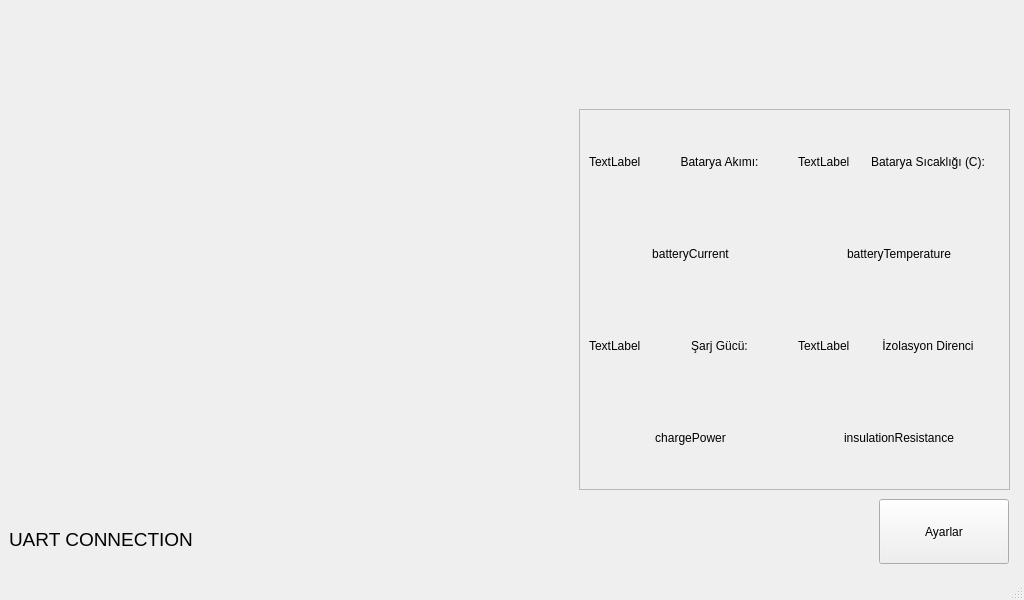
<?xml version="1.0" encoding="UTF-8"?>
<ui version="4.0">
 <class>MainWindow</class>
 <widget class="QMainWindow" name="MainWindow">
  <property name="geometry">
   <rect>
    <x>0</x>
    <y>0</y>
    <width>1024</width>
    <height>600</height>
   </rect>
  </property>
  <property name="minimumSize">
   <size>
    <width>1024</width>
    <height>600</height>
   </size>
  </property>
  <property name="maximumSize">
   <size>
    <width>1024</width>
    <height>600</height>
   </size>
  </property>
  <property name="windowTitle">
   <string>MainWindow</string>
  </property>
  <widget class="QWidget" name="centralwidget">
   <layout class="QGridLayout" name="gridLayout">
    <item row="0" column="0">
     <widget class="QStackedWidget" name="stackedWidget">
      <property name="currentIndex">
       <number>0</number>
      </property>
      <widget class="QWidget" name="mainPage">
       <widget class="QWidget" name="speedGaugeContainer" native="true">
        <property name="geometry">
         <rect>
          <x>10</x>
          <y>100</y>
          <width>421</width>
          <height>381</height>
         </rect>
        </property>
        <property name="sizePolicy">
         <sizepolicy hsizetype="Expanding" vsizetype="Expanding">
          <horstretch>0</horstretch>
          <verstretch>0</verstretch>
         </sizepolicy>
        </property>
        <property name="minimumSize">
         <size>
          <width>0</width>
          <height>0</height>
         </size>
        </property>
        <property name="maximumSize">
         <size>
          <width>500</width>
          <height>500</height>
         </size>
        </property>
       </widget>
       <widget class="QWidget" name="fuelContainer" native="true">
        <property name="geometry">
         <rect>
          <x>450</x>
          <y>260</y>
          <width>100</width>
          <height>220</height>
         </rect>
        </property>
       </widget>
       <widget class="QWidget" name="shifterContainer" native="true">
        <property name="geometry">
         <rect>
          <x>450</x>
          <y>140</y>
          <width>100</width>
          <height>100</height>
         </rect>
        </property>
       </widget>
       <widget class="QPushButton" name="settingsButton">
        <property name="geometry">
         <rect>
          <x>870</x>
          <y>490</y>
          <width>130</width>
          <height>65</height>
         </rect>
        </property>
        <property name="sizePolicy">
         <sizepolicy hsizetype="Maximum" vsizetype="Minimum">
          <horstretch>0</horstretch>
          <verstretch>0</verstretch>
         </sizepolicy>
        </property>
        <property name="text">
         <string>Ayarlar</string>
        </property>
       </widget>
       <widget class="QFrame" name="carInfoFrame">
        <property name="geometry">
         <rect>
          <x>570</x>
          <y>100</y>
          <width>431</width>
          <height>381</height>
         </rect>
        </property>
        <property name="frameShape">
         <enum>QFrame::Shape::StyledPanel</enum>
        </property>
        <property name="frameShadow">
         <enum>QFrame::Shadow::Raised</enum>
        </property>
        <layout class="QGridLayout" name="gridLayout_2">
         <item row="0" column="0">
          <layout class="QGridLayout" name="batteryCurrentGrid">
           <item row="0" column="0">
            <widget class="QLabel" name="batteryCurrentImage">
             <property name="sizePolicy">
              <sizepolicy hsizetype="Maximum" vsizetype="Preferred">
               <horstretch>0</horstretch>
               <verstretch>0</verstretch>
              </sizepolicy>
             </property>
             <property name="text">
              <string>TextLabel</string>
             </property>
            </widget>
           </item>
           <item row="0" column="1">
            <widget class="QLabel" name="batteryCurrentText">
             <property name="text">
              <string>Batarya Akımı:</string>
             </property>
             <property name="alignment">
              <set>Qt::AlignmentFlag::AlignCenter</set>
             </property>
             <property name="wordWrap">
              <bool>true</bool>
             </property>
            </widget>
           </item>
           <item row="1" column="0" colspan="2">
            <widget class="QLabel" name="batteryCurrentValue">
             <property name="text">
              <string>batteryCurrent</string>
             </property>
             <property name="alignment">
              <set>Qt::AlignmentFlag::AlignCenter</set>
             </property>
            </widget>
           </item>
          </layout>
         </item>
         <item row="0" column="1">
          <layout class="QGridLayout" name="batteryTemperatureGrid">
           <item row="1" column="0" colspan="2">
            <widget class="QLabel" name="batteryTemperatureValue">
             <property name="text">
              <string>batteryTemperature</string>
             </property>
             <property name="alignment">
              <set>Qt::AlignmentFlag::AlignCenter</set>
             </property>
            </widget>
           </item>
           <item row="0" column="1">
            <widget class="QLabel" name="batteryTemperatureText">
             <property name="text">
              <string>Batarya Sıcaklığı (C):</string>
             </property>
             <property name="scaledContents">
              <bool>false</bool>
             </property>
             <property name="alignment">
              <set>Qt::AlignmentFlag::AlignCenter</set>
             </property>
             <property name="wordWrap">
              <bool>true</bool>
             </property>
            </widget>
           </item>
           <item row="0" column="0">
            <widget class="QLabel" name="batteryTemperatureImage">
             <property name="sizePolicy">
              <sizepolicy hsizetype="Maximum" vsizetype="Preferred">
               <horstretch>0</horstretch>
               <verstretch>0</verstretch>
              </sizepolicy>
             </property>
             <property name="text">
              <string>TextLabel</string>
             </property>
            </widget>
           </item>
          </layout>
         </item>
         <item row="1" column="0">
          <layout class="QGridLayout" name="chargePowerGrid">
           <item row="0" column="0">
            <widget class="QLabel" name="chargePowerImage">
             <property name="sizePolicy">
              <sizepolicy hsizetype="Maximum" vsizetype="Preferred">
               <horstretch>0</horstretch>
               <verstretch>0</verstretch>
              </sizepolicy>
             </property>
             <property name="text">
              <string>TextLabel</string>
             </property>
            </widget>
           </item>
           <item row="1" column="0" colspan="2">
            <widget class="QLabel" name="chargePowerValue">
             <property name="sizePolicy">
              <sizepolicy hsizetype="Preferred" vsizetype="Preferred">
               <horstretch>0</horstretch>
               <verstretch>0</verstretch>
              </sizepolicy>
             </property>
             <property name="text">
              <string>chargePower</string>
             </property>
             <property name="alignment">
              <set>Qt::AlignmentFlag::AlignCenter</set>
             </property>
            </widget>
           </item>
           <item row="0" column="1">
            <widget class="QLabel" name="chargePowerText">
             <property name="text">
              <string>Şarj Gücü:</string>
             </property>
             <property name="alignment">
              <set>Qt::AlignmentFlag::AlignCenter</set>
             </property>
             <property name="wordWrap">
              <bool>true</bool>
             </property>
            </widget>
           </item>
          </layout>
         </item>
         <item row="1" column="1">
          <layout class="QGridLayout" name="insulationResGrid">
           <item row="0" column="0">
            <widget class="QLabel" name="insulationResImage">
             <property name="sizePolicy">
              <sizepolicy hsizetype="Maximum" vsizetype="Preferred">
               <horstretch>0</horstretch>
               <verstretch>0</verstretch>
              </sizepolicy>
             </property>
             <property name="text">
              <string>TextLabel</string>
             </property>
            </widget>
           </item>
           <item row="0" column="1">
            <widget class="QLabel" name="insulationResText">
             <property name="text">
              <string>İzolasyon Direnci</string>
             </property>
             <property name="alignment">
              <set>Qt::AlignmentFlag::AlignCenter</set>
             </property>
             <property name="wordWrap">
              <bool>true</bool>
             </property>
            </widget>
           </item>
           <item row="1" column="0" colspan="2">
            <widget class="QLabel" name="insulationResValue">
             <property name="text">
              <string>insulationResistance</string>
             </property>
             <property name="alignment">
              <set>Qt::AlignmentFlag::AlignCenter</set>
             </property>
            </widget>
           </item>
          </layout>
         </item>
        </layout>
       </widget>
       <widget class="QLabel" name="lbl_com_status">
        <property name="geometry">
         <rect>
          <x>0</x>
          <y>510</y>
          <width>221</width>
          <height>41</height>
         </rect>
        </property>
        <property name="font">
         <font>
          <pointsize>14</pointsize>
         </font>
        </property>
        <property name="text">
         <string>UART CONNECTION</string>
        </property>
       </widget>
       <widget class="QLabel" name="label">
        <property name="geometry">
         <rect>
          <x>410</x>
          <y>-50</y>
          <width>181</width>
          <height>201</height>
         </rect>
        </property>
        <property name="text">
         <string/>
        </property>
        <property name="pixmap">
         <pixmap>assets/logo-no-background.png</pixmap>
        </property>
        <property name="scaledContents">
         <bool>true</bool>
        </property>
       </widget>
      </widget>
      <widget class="QWidget" name="settingsPage">
       <widget class="QPushButton" name="backButton">
        <property name="geometry">
         <rect>
          <x>870</x>
          <y>10</y>
          <width>130</width>
          <height>65</height>
         </rect>
        </property>
        <property name="sizePolicy">
         <sizepolicy hsizetype="Minimum" vsizetype="Minimum">
          <horstretch>0</horstretch>
          <verstretch>0</verstretch>
         </sizepolicy>
        </property>
        <property name="font">
         <font>
          <pointsize>10</pointsize>
         </font>
        </property>
        <property name="text">
         <string>Geri</string>
        </property>
       </widget>
       <widget class="QPushButton" name="exitButton">
        <property name="geometry">
         <rect>
          <x>10</x>
          <y>10</y>
          <width>70</width>
          <height>40</height>
         </rect>
        </property>
        <property name="sizePolicy">
         <sizepolicy hsizetype="Minimum" vsizetype="Minimum">
          <horstretch>0</horstretch>
          <verstretch>0</verstretch>
         </sizepolicy>
        </property>
        <property name="font">
         <font>
          <pointsize>10</pointsize>
         </font>
        </property>
        <property name="text">
         <string>Çıkış</string>
        </property>
       </widget>
       <widget class="QSlider" name="currenUsingRatioSlider">
        <property name="geometry">
         <rect>
          <x>300</x>
          <y>160</y>
          <width>401</width>
          <height>51</height>
         </rect>
        </property>
        <property name="font">
         <font>
          <pointsize>9</pointsize>
         </font>
        </property>
        <property name="maximum">
         <number>100</number>
        </property>
        <property name="singleStep">
         <number>1</number>
        </property>
        <property name="value">
         <number>50</number>
        </property>
        <property name="orientation">
         <enum>Qt::Orientation::Horizontal</enum>
        </property>
       </widget>
       <widget class="QPushButton" name="sliderZeroValueButton">
        <property name="geometry">
         <rect>
          <x>160</x>
          <y>160</y>
          <width>130</width>
          <height>65</height>
         </rect>
        </property>
        <property name="text">
         <string>0</string>
        </property>
       </widget>
       <widget class="QPushButton" name="sliderHunderedValueButton">
        <property name="geometry">
         <rect>
          <x>710</x>
          <y>160</y>
          <width>130</width>
          <height>65</height>
         </rect>
        </property>
        <property name="text">
         <string>100</string>
        </property>
       </widget>
       <widget class="QPushButton" name="sliderDecreaseButton">
        <property name="geometry">
         <rect>
          <x>320</x>
          <y>250</y>
          <width>130</width>
          <height>65</height>
         </rect>
        </property>
        <property name="text">
         <string>Azalt (-5)</string>
        </property>
       </widget>
       <widget class="QPushButton" name="sliderIncreaseButton">
        <property name="geometry">
         <rect>
          <x>560</x>
          <y>250</y>
          <width>130</width>
          <height>65</height>
         </rect>
        </property>
        <property name="text">
         <string>Arttır (+5)</string>
        </property>
       </widget>
       <widget class="QWidget" name="gridLayoutWidget_5">
        <property name="geometry">
         <rect>
          <x>320</x>
          <y>350</y>
          <width>371</width>
          <height>121</height>
         </rect>
        </property>
        <layout class="QGridLayout" name="usingDataGrid">
         <item row="0" column="1">
          <widget class="QLabel" name="batteryUseValue">
           <property name="sizePolicy">
            <sizepolicy hsizetype="Preferred" vsizetype="Preferred">
             <horstretch>0</horstretch>
             <verstretch>0</verstretch>
            </sizepolicy>
           </property>
           <property name="font">
            <font>
             <pointsize>15</pointsize>
             <bold>true</bold>
            </font>
           </property>
           <property name="text">
            <string>batteryUseValue</string>
           </property>
          </widget>
         </item>
         <item row="0" column="0">
          <widget class="QLabel" name="batteryText">
           <property name="sizePolicy">
            <sizepolicy hsizetype="Preferred" vsizetype="Preferred">
             <horstretch>0</horstretch>
             <verstretch>0</verstretch>
            </sizepolicy>
           </property>
           <property name="font">
            <font>
             <pointsize>15</pointsize>
            </font>
           </property>
           <property name="text">
            <string>Batarya:</string>
           </property>
           <property name="alignment">
            <set>Qt::AlignmentFlag::AlignLeading|Qt::AlignmentFlag::AlignLeft|Qt::AlignmentFlag::AlignVCenter</set>
           </property>
          </widget>
         </item>
         <item row="1" column="0">
          <widget class="QLabel" name="hydrogenText">
           <property name="sizePolicy">
            <sizepolicy hsizetype="Preferred" vsizetype="Preferred">
             <horstretch>0</horstretch>
             <verstretch>0</verstretch>
            </sizepolicy>
           </property>
           <property name="font">
            <font>
             <pointsize>15</pointsize>
            </font>
           </property>
           <property name="text">
            <string>Hidrojen:</string>
           </property>
          </widget>
         </item>
         <item row="1" column="1">
          <widget class="QLabel" name="hydrogenUseValue">
           <property name="sizePolicy">
            <sizepolicy hsizetype="Maximum" vsizetype="Preferred">
             <horstretch>0</horstretch>
             <verstretch>0</verstretch>
            </sizepolicy>
           </property>
           <property name="font">
            <font>
             <pointsize>15</pointsize>
             <bold>true</bold>
            </font>
           </property>
           <property name="text">
            <string>hydrogenUseValue</string>
           </property>
          </widget>
         </item>
        </layout>
       </widget>
       <widget class="QPushButton" name="okButton">
        <property name="geometry">
         <rect>
          <x>870</x>
          <y>480</y>
          <width>130</width>
          <height>65</height>
         </rect>
        </property>
        <property name="text">
         <string>OK</string>
        </property>
       </widget>
      </widget>
     </widget>
    </item>
   </layout>
  </widget>
  <widget class="QStatusBar" name="statusbar"/>
 </widget>
 <resources/>
 <connections/>
</ui>
